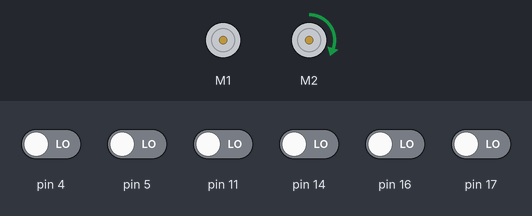
A sketch run on a simulated Arduino Uno, built with avr-gcc and run on an emulated ATmega328P. Shown: 2 × DC motor (green arrow = forward, orange = backward, longer = faster). Inputs (shaded band) come from the test bench; at power-on: pin 4, pin 5, pin 11, pin 14, pin 16, pin 17 LOW.

Above: at 5.8 s.
5.9 s: pin 5 driven HIGH
At 7.1 s:
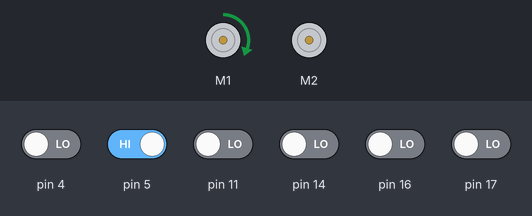
7.4 s: pin 4 driven HIGH
At 8.4 s:
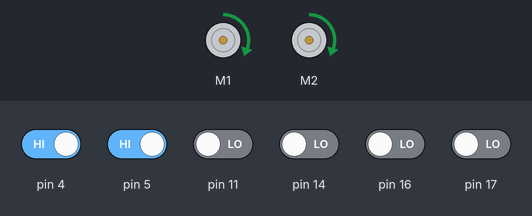
8.9 s: pin 11 driven HIGH
At 9.6 s:
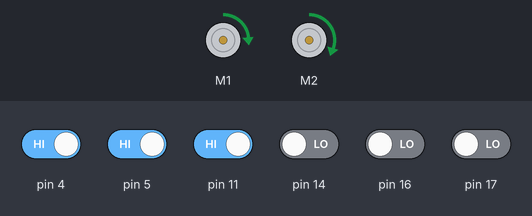
10.4 s: pin 16 driven HIGH
At 10.7 s:
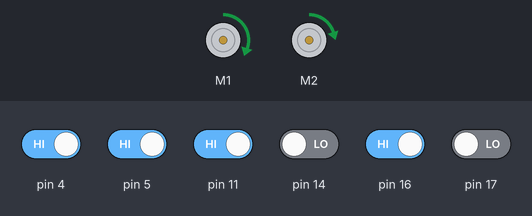
11.9 s: pin 17 driven HIGH
At 13.0 s:
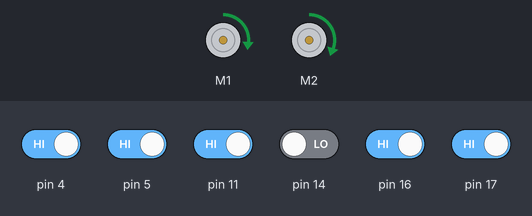
13.4 s: pin 17 driven LOW
At 14.2 s:
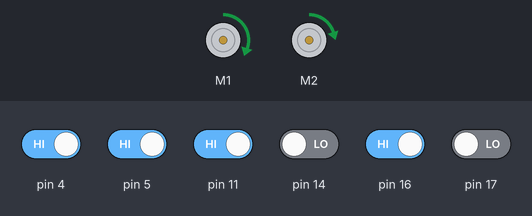
Timing chart, 0 to 15.9 s (numbered marks = the images above; inputs shaded):
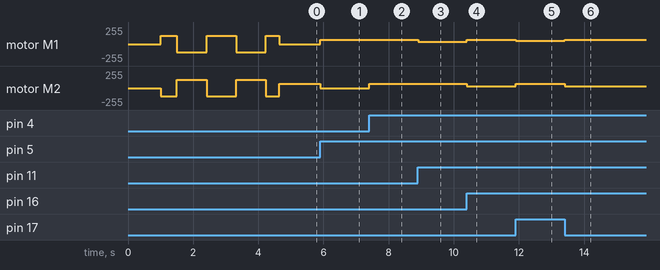

The sketch:

2-1-line-stop.ino
```cpp
  // copied from https://github.com/pololu/zumo-shield/blob/master/ZumoExamples/examples/LineFollower/LineFollower.ino

#include <ZumoMotors.h>
#include <ZumoReflectanceSensorArray.h>
#include <ZumoMotors.h>
ZumoMotors motors;

ZumoReflectanceSensorArray reflectanceSensors;
#define NUM_SENSORS 6  // number of sensors used

int lastError = 0;
const int MAX_SPEED = 100;

void setup() {
  // put your setup code here, to run once:
  reflectanceSensors.init();


  delay(1000);
  int i;
  for (i = 0; i < 80; i++)
  {
    if ((i > 10 && i <= 30) || (i > 50 && i <= 70))
      motors.setSpeeds(-200, 200);
    else
      motors.setSpeeds(200, -200);
    reflectanceSensors.calibrate();

    // Since our counter runs to 80, the total delay will be
    // 80*20 = 1600 ms.
    delay(20);
  }
  motors.setSpeeds(0, 0);


}

void loop() {
  // put your main code here, to run repeatedly:

  unsigned int sensors[6];
  int position = reflectanceSensors.readLine(sensors);
  int error = position - 2500;
  int speedDifference = error / 4 + 6 * (error - lastError);
  lastError = error;

  int m1Speed = MAX_SPEED + speedDifference;
  int m2Speed = MAX_SPEED - speedDifference;

  if (m1Speed < 0)
    m1Speed = 0;
  if (m2Speed < 0)
    m2Speed = 0;
  if (m1Speed > MAX_SPEED)
    m1Speed = MAX_SPEED;
  if (m2Speed > MAX_SPEED)
    m2Speed = MAX_SPEED;

  motors.setSpeeds(m1Speed, m2Speed);
}

int linesensors() {
  unsigned int sensor_values[8];
  reflectanceSensors.read(sensor_values);

  for (int i = 0; i < NUM_SENSORS; i++)
  {
    Serial.print(sensor_values[i]);
    Serial.print('\t');
  }
  Serial.println("");

  delay(250);
  return sensor_values[8];
}
```

Measured:
- after the input at 5.9 s, motor M1: stopped → forward 63/255 at once; motor M2: forward 63/255 → stopped at once
- after the input at 7.4 s, motor M2: stopped → forward 63/255 at once
- after the input at 8.9 s, motor M1: forward 63/255 → forward 37/255 at once
- after the input at 10.4 s, motor M1: forward 37/255 → forward 63/255 at once; motor M2: forward 63/255 → forward 24/255 at once
- after the input at 11.9 s, motor M1: forward 63/255 → forward 47/255 at once; motor M2: forward 24/255 → forward 63/255 at once
- after the input at 13.4 s, motor M1: forward 47/255 → forward 63/255 at once; motor M2: forward 63/255 → forward 24/255 at once
